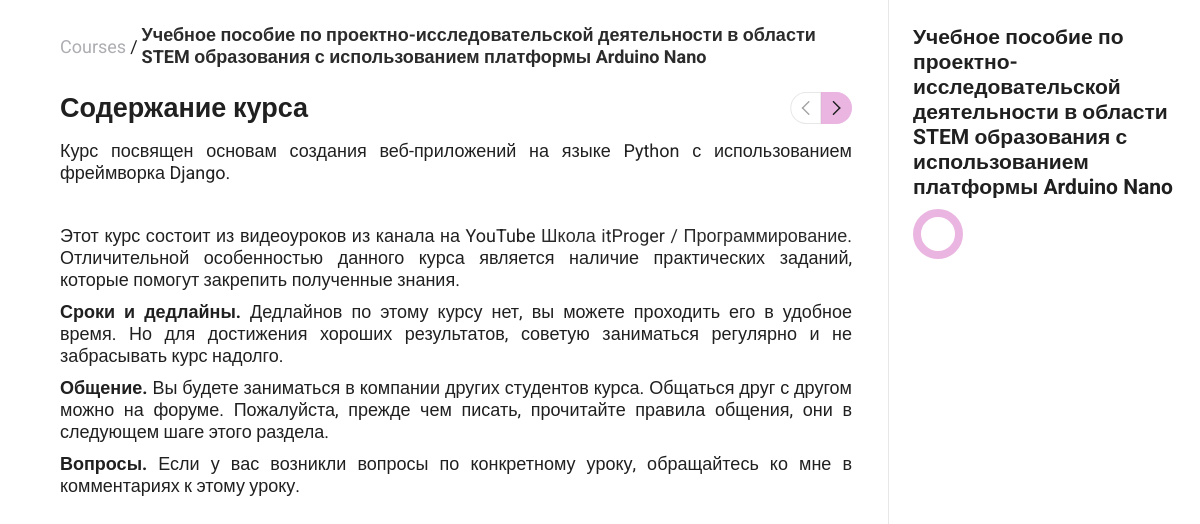
The app's page /courses/1/1/ (signed in) with its own data.
### course/models.py (models this page shows, shortened)
class Course(models.Model):
    LEVEL = (
        ('Beginner', 'Beginner'),
        ('Intermediate', 'Intermediate'),
        ('Expert', 'Expert'),
    )
    title = models.CharField(max_length=250)
    user = models.ForeignKey(User, on_delete=models.CASCADE)
    image = models.ImageField(upload_to=f'courses', blank=True)
    tags = models.ManyToManyField(Tag, blank=True)
    about = RichTextField(blank=True)
    level = models.CharField(max_length=13, choices=LEVEL)
    public = models.BooleanField(default=False)
    likes = models.ManyToManyField(User, blank=True, related_name='likes')
    course_titles = models.ManyToManyField('Title', through='TitleOrder', blank=True, default=[],  related_name='course_titles')
    users_who_registered = models.ManyToManyField(User, related_name='users_who_registered', blank=True)
    created = models.DateTimeField(auto_now_add=True)
    updated = models.DateTimeField(auto_now=True)

class Task(models.Model):
    TYPE = (
        ('TaskText','TaskText'),
        ('TaskVideo', 'TaskVideo'),
        ('TaskProject','TaskProject'),
        ('TaskQuestions', 'TaskQuestions'),
        ('TaskCode', 'TaskCode'),
    )
    title = models.CharField(max_length=255)
    type = models.CharField(max_length=20, choices=TYPE, blank=True)
    points = models.IntegerField(default=0)
    video = models.FileField(upload_to=f'courses/tasks/videos', blank=True)
    text = RichTextField(default="", blank=True)
    urls  = models.ManyToManyField("TaskURLField", default=[],  blank=True)
    questions = models.ManyToManyField("Question", default=[], blank=True)
    code_tasks = models.ManyToManyField("CodeTask", default=[], blank=True)
    public = models.BooleanField(default=False)
    users_who_completed = models.ManyToManyField(User, related_name='users_who_completed_task', blank=True)
    created = models.DateTimeField(auto_now_add=True)
    updated = models.DateTimeField(auto_now=True)

### course/views/course.py (the view)
# urls.py: path('<int:id>/<int:task_id>/', course.course_task, name='task'),
@login_required(login_url='auth:sign-in')
def course_task(request, id, task_id):
    course = get_object_or_404(Course, pk=id)
    task = get_object_or_404(Task, pk=task_id)
    return render(request, 'course/task.html', {
        'task': task,
        'course': course,
    })

### course/templates/course/task.html (shortened to what this page needs)
{% include 'main.html' %}
{% block title %}
    <link rel="stylesheet" href="/static/css/courses/task.css">
    <link rel="stylesheet" href="/static/css/components/tasks__loader.css">
{% endblock title %}
{% block content %}
<div class="task__page">
    <div class="task__page__left">
        <div class="task__page__left__top">
            <a href='{% url 'course:courses' %}'>
                <span>Courses</span>
            </a>/
            <a href='{% url 'course:course' course.id %}'>
                <b>{{ course.title }}</b>
            </a>
        </div>
        <div class="task__page__left__header">
            <div class="task__page__left__header__left">
                <h2>{{task.title}}</h2>
            </div>
            <div class="task__page__left__header__right">
                <div class="task__page__left__header__buttons">
                    <a>
                        <svg width="13.25" height="23.75" viewBox="0 0 13.25 23.75" fill="none" xmlns="http://www.w3.org/2000/svg">
                            <path d="M1.26761 1.25L11.8734 11.8558"
                                    stroke="#202020"
                                    stroke-width="2.5"
                                    stroke-linecap="round"/>
                            <path d="M1.25 22.4146L11.8558 11.8088"
                                    stroke="#202020"
                                    stroke-width="2.5"
                                    stroke-linecap="round"/>
                      </svg>
                    </a>
                    <a>
                        <svg width="13.25" height="23.75" viewBox="0 0 13.25 23.75" fill="none" xmlns="http://www.w3.org/2000/svg">
                            <path d="M1.26761 1.25L11.8734 11.8558" stroke="#202020" stroke-width="2.5" stroke-linecap="round"/>
                            <path d="M1.25 22.4146L11.8558 11.8088" stroke="#202020" stroke-width="2.5" stroke-linecap="round"/>
                      </svg>
                    </a>
                </div>
            </div>
        </div>
        <div class="task__page__left__content">
            {% if task.text  %}
                {% autoescape off %}
                    {{ task.text }}
                {% endautoescape %}
            {% endif %}
        </div>
    </div>
    <div class="task__page__right">
        <h3>{{ course.title }}</h3>
        <div class="task__page__right__context" id="taskList">
            <div class="tasks__loader"></div>
        </div>
    </div>
</div>
{% endblock content %}

### static/css/main.css (style rules this page uses)
* { box-sizing: border-box; padding: 0; margin: 0; text-decoration: none; outline: none; border: none; }
body { background-color: var(--white); color: var(--primary); font-size: 18px; font-family: var(--Roboto); overflow-x: hidden; }
a { color: rgb(20,20,20,.9); }
a, button, input, textarea, select, textarea { transition: all .3s linear; }

### static/css/courses/task.css (style rules this page uses)
.task__page { display: grid; grid-template-columns: 3fr 1fr; height: 100vh; width: 100vw; overflow: hidden; padding: 0 2vw; }
.task__page__left { width: 100%; padding: 0 3vw; overflow-y: auto; padding-bottom: 15vh; }
.task__page__left__top { display: flex; justify-content: start; align-items: center; padding: 3vh 0; gap: 4px; }
.task__page__left__header { display: flex; justify-content: space-between; align-items: center; width: 100%; margin-bottom: 2vh; }
.task__page__left__header__right { display: flex; justify-content: center; align-items: center; }
.task__page__left__header__buttons { display: flex; justify-content: center; align-items: center; }
.task__page__left__header__buttons a { cursor: pointer; border: 1.4px solid rgb(20,20,20,.1); padding: 8px; display: flex; justify-content: center; align-items: center; flex-direction: column; height: 32px; background-color: transparent; border-radius: 0 100% 100% 0; transition: all .3s linear; }
.task__page__left__header__buttons a svg { opacity: .4; }
.task__page__left__header__buttons a:first-child { rotate: 180deg; }
.task__page__left__header__buttons a:last-child { background-color: var(--pink); border-color: var(--pink); }
.task__page__left__header__buttons a:last-child svg { opacity: 1; }
.task__page__left__top span { color: #ADADB2; }
.task__page__left__content { text-align: justify; }
.task__page__left__content p { margin-bottom: 10px; }
.task__page__right { width: 100%; padding: 2vw 0 2vw 2vw; border-left: 1.5px solid rgb(20,20,20,.1); display: flex; justify-content: start; align-items: start; flex-direction: column; overflow-y: auto; }
.task__page__right h3 { margin-bottom: 10px; }
.task__page__right__context { width: 100%; display: flex; flex-direction: column; }

### static/css/components/tasks__loader.css (style rules this page uses)
.tasks__loader { width: 50px; aspect-ratio: 1; border-radius: 50%; border: 8px solid var(--pink); animation: l20-1 0.8s infinite linear alternate, l20-2 1.6s infinite linear; }

### static/css/variables.css (style rules this page uses)
:root { --black: #000; --white: #fff; --primary: #202020; --lightYellow: #f2e6d9; --pink: #EAB6E1; --violet: #bba8fd; --lilac: #DDC1EA; --lightBlue: #F3F8FF; --blue: #DEECFF; --lightViolet: #C6CFFF; --lightLilac: #E8D3FF; --Roboto: 'Roboto', sans-serif; --PaytoneOne: 'Paytone One', sans-serif; }

### records on screen
Course: title "Учебное пособие по проектно-исследовательской деятельности в области STEM образования с использованием платформы Arduino Nano"
Task: title "Содержание курса", text "Курс посвящен основам создания веб-приложений на языке Python с использованием фреймворка Django. Этот курс состоит из видеоуроков из канала на YouTube Школа itProger / Программирование . Отличительной особенностью данного курса является наличие практических заданий, которые помогут закрепить полученные знания. Сроки и дедлайны. Дедлайнов по этому курсу нет, вы можете проходить его в удобное время. Но для достижения хороших результатов, советую заниматься регулярно и не забрасывать курс надолго. Общение. Вы будете заниматься в компании других студентов курса. Общаться друг с другом можно на форуме. Пожалуйста, прежде чем писать, прочитайте правила общения, они в следующем шаге этого…"
